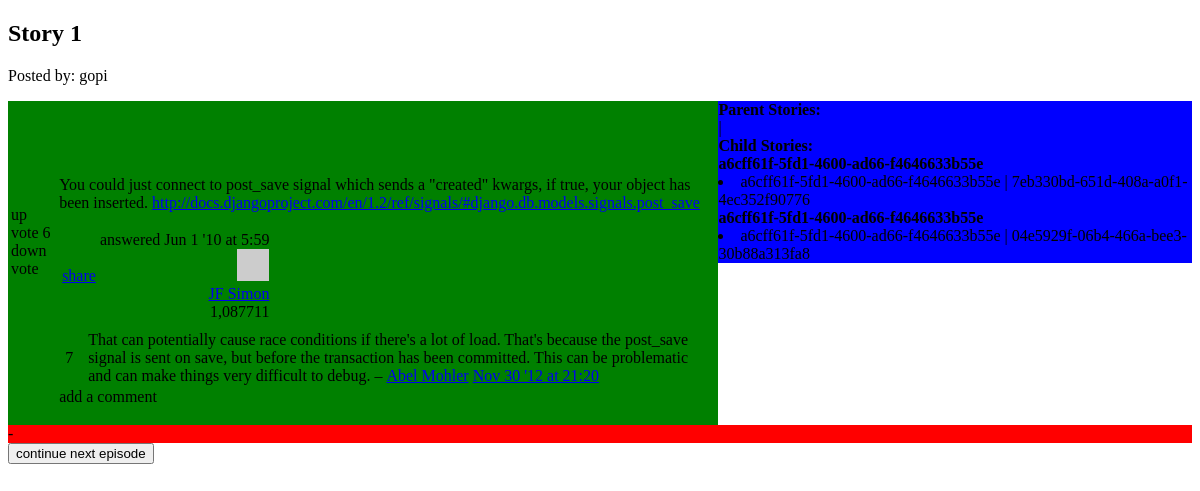
/myblog/a6cff61f5fd14600ad66f4646633b55e/StoryPage/, run on an earlier commit of the app's database.
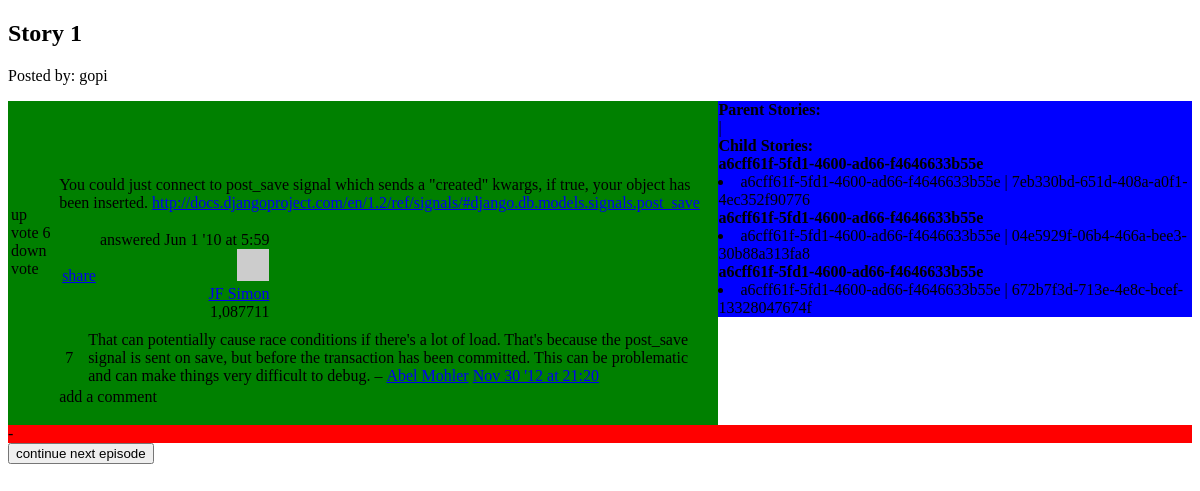
And on a later commit of the database.
### myblog/models.py (models this page shows)
class Story(models.Model):
	story_id = models.UUIDField(primary_key=True, default=uuid.uuid4, editable=True)
	title = models.CharField(max_length=500)
	text = HTMLField()
	created_by = models.ForeignKey(User, editable=True)
	pub_date = models.DateTimeField(default=datetime.now,blank=True)

class relations(models.Model):
	relation_id = models.UUIDField(primary_key=True, default=uuid.uuid4, editable=True)
	parent_id = models.CharField(max_length=500)
	child_id = models.CharField(max_length=500)

### myblog/views.py (the view)
# urls.py: url(r'^(?P<s_id>.*)/StoryPage/$', views.StoryPage, name='StoryPage'),
def StoryPage(request,s_id):
	all_stories = Story.objects.get(story_id=s_id)
	all_relations = relations.objects.all()
	id_list = []
	parent_relation = []
	for relation in all_relations:
		if str(relation.parent_id) == str(all_stories.story_id):
			print 'As Parent:'
			print relation.parent_id, all_stories.story_id
			id_list.append(relation)
		elif str(relation.child_id) == str(all_stories.story_id):
			print 'As Child:'
			parent_relation = relation
	data = {"curr_story" : all_stories,
			"s_id" : s_id,
			"relations_data" : id_list,
			"parent_relation" : parent_relation
			}
	print s_id
	return render_to_response('StoryPage.html',data)

### myblog/templates/StoryPage.html (shortened to what this page needs)
<!DOCTYPE html>
{% load i18n %}
<html lang="en">
  <head>
  </head>
  <body>
    <article>
      <header>
        <h1>{{ curr_story.title }}</h1>
        <p>Posted by: {{ curr_story.created_by }}</p>
      </header>
      <div style="width: 60%; height: 50%; background-color: green; float:left;">
      <p>
            {{ curr_story.text|safe }}
      </p>
    </article>
    <div style="width: 40%; height: 50%; background-color: blue; float:right;">
      <b>  Parent Stories: </b><br>
      {{ parent_relation.parent_id }} | {{ parent_relation.child_id }} <br>
      <b>Child Stories: </b><br>
       {% for relation in relations_data %}
         <b>{{ curr_story.story_id }}</b>
        <li>{{ relation.parent_id }} | {{ relation.child_id }}</li>
        {% endfor %}
    </div>
    <div style="width: 100%; height: 50%; background-color: red; clear:both">-</div>
    <form action="/myblog/{{curr_story.story_id}}/editor_child">
    <input type="submit" value="continue next episode" />
    </form>
  </body>
</html>

What changed in the data, as far as the page shows it:
added relations: {{ curr_story.story_id }} "a6cff61f-5fd1-4600-ad66-f4646633b55e", parent_id "a6cff61f-5fd1-4600-ad66-f4646633b55e", child_id "672b7f3d-713e-4e8c-bcef-13328047674f"
